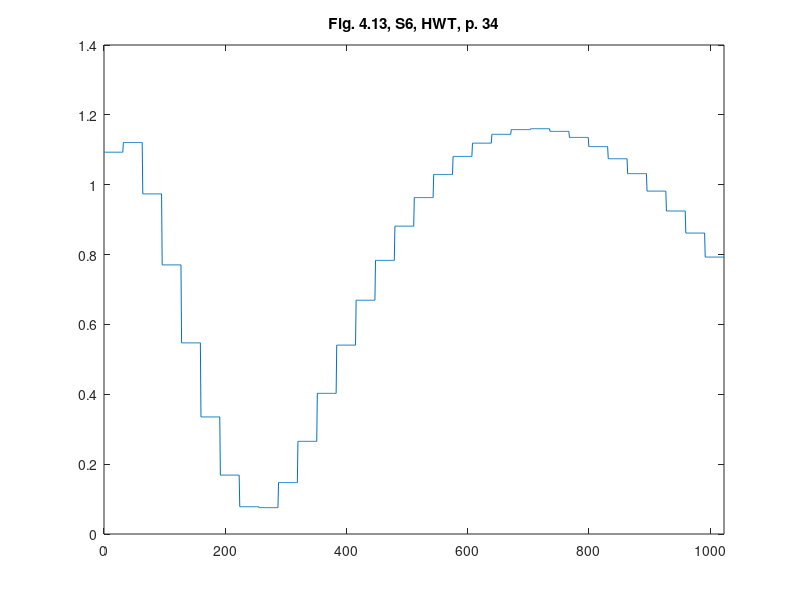

This figure's MATLAB source:
%% ========================================================================
%% Programmatic octave notes on "Ripples in Mathematics" by A. Jensen
%% and A. la Cour-Harbo written with a deep gratitude to the authors for
%% this wonderful text. 
%% 
%% Reconstruction of graphs in Figure 4.13, top, p.34, Ch 04, S6, HWT
%%
%% Author: Vladimir Kulyukin
%% 
%% NB: I have tested this code in Octave 4.
%% =========================================================================
t = [0:1023];

y_fig_4_13_s6_p34 = [
1.0930593237381525
1.0930593237381525
1.0930593237381525
1.0930593237381525
1.0930593237381525
1.0930593237381525
1.0930593237381525
1.0930593237381525
1.0930593237381525
1.0930593237381525
1.0930593237381525
1.0930593237381525
1.0930593237381525
1.0930593237381525
1.0930593237381525
1.0930593237381525
1.0930593237381525
1.0930593237381525
1.0930593237381525
1.0930593237381525
1.0930593237381525
1.0930593237381525
1.0930593237381525
1.0930593237381525
1.0930593237381525
1.0930593237381525
1.0930593237381525
1.0930593237381525
1.0930593237381525
1.0930593237381525
1.0930593237381525
1.0930593237381525
1.1208692446552966
1.1208692446552966
1.1208692446552966
1.1208692446552966
1.1208692446552966
1.1208692446552966
1.1208692446552966
1.1208692446552966
1.1208692446552966
1.1208692446552966
1.1208692446552966
1.1208692446552966
1.1208692446552966
1.1208692446552966
1.1208692446552966
1.1208692446552966
1.1208692446552966
1.1208692446552966
1.1208692446552966
1.1208692446552966
1.1208692446552966
1.1208692446552966
1.1208692446552966
1.1208692446552966
1.1208692446552966
1.1208692446552966
1.1208692446552966
1.1208692446552966
1.1208692446552966
1.1208692446552966
1.1208692446552966
1.1208692446552966
0.9738014263164662
0.9738014263164662
0.9738014263164662
0.9738014263164662
0.9738014263164662
0.9738014263164662
0.9738014263164662
0.9738014263164662
0.9738014263164662
0.9738014263164662
0.9738014263164662
0.9738014263164662
0.9738014263164662
0.9738014263164662
0.9738014263164662
0.9738014263164662
0.9738014263164662
0.9738014263164662
0.9738014263164662
0.9738014263164662
0.9738014263164662
0.9738014263164662
0.9738014263164662
0.9738014263164662
0.9738014263164662
0.9738014263164662
0.9738014263164662
0.9738014263164662
0.9738014263164662
0.9738014263164662
0.9738014263164662
0.9738014263164662
0.7704994145821934
0.7704994145821934
0.7704994145821934
0.7704994145821934
0.7704994145821934
0.7704994145821934
0.7704994145821934
0.7704994145821934
0.7704994145821934
0.7704994145821934
0.7704994145821934
0.7704994145821934
0.7704994145821934
0.7704994145821934
0.7704994145821934
0.7704994145821934
0.7704994145821934
0.7704994145821934
0.7704994145821934
0.7704994145821934
0.7704994145821934
0.7704994145821934
0.7704994145821934
0.7704994145821934
0.7704994145821934
0.7704994145821934
0.7704994145821934
0.7704994145821934
0.7704994145821934
0.7704994145821934
0.7704994145821934
0.7704994145821934
0.5472181708896684
0.5472181708896684
0.5472181708896684
0.5472181708896684
0.5472181708896684
0.5472181708896684
0.5472181708896684
0.5472181708896684
0.5472181708896684
0.5472181708896684
0.5472181708896684
0.5472181708896684
0.5472181708896684
0.5472181708896684
0.5472181708896684
0.5472181708896684
0.5472181708896684
0.5472181708896684
0.5472181708896684
0.5472181708896684
0.5472181708896684
0.5472181708896684
0.5472181708896684
0.5472181708896684
0.5472181708896684
0.5472181708896684
0.5472181708896684
0.5472181708896684
0.5472181708896684
0.5472181708896684
0.5472181708896684
0.5472181708896684
0.3351660411226744
0.3351660411226744
0.3351660411226744
0.3351660411226744
0.3351660411226744
0.3351660411226744
0.3351660411226744
0.3351660411226744
0.3351660411226744
0.3351660411226744
0.3351660411226744
0.3351660411226744
0.3351660411226744
0.3351660411226744
0.3351660411226744
0.3351660411226744
0.3351660411226744
0.3351660411226744
0.3351660411226744
0.3351660411226744
0.3351660411226744
0.3351660411226744
0.3351660411226744
0.3351660411226744
0.3351660411226744
0.3351660411226744
0.3351660411226744
0.3351660411226744
0.3351660411226744
0.3351660411226744
0.3351660411226744
0.3351660411226744
0.16862629791797773
0.16862629791797773
0.16862629791797773
0.16862629791797773
0.16862629791797773
0.16862629791797773
0.16862629791797773
0.16862629791797773
0.16862629791797773
0.16862629791797773
0.16862629791797773
0.16862629791797773
0.16862629791797773
0.16862629791797773
0.16862629791797773
0.16862629791797773
0.16862629791797773
0.16862629791797773
0.16862629791797773
0.16862629791797773
0.16862629791797773
0.16862629791797773
0.16862629791797773
0.16862629791797773
0.16862629791797773
0.16862629791797773
0.16862629791797773
0.16862629791797773
0.16862629791797773
0.16862629791797773
0.16862629791797773
0.16862629791797773
0.07811748080670464
0.07811748080670464
0.07811748080670464
0.07811748080670464
0.07811748080670464
0.07811748080670464
0.07811748080670464
0.07811748080670464
0.07811748080670464
0.07811748080670464
0.07811748080670464
0.07811748080670464
0.07811748080670464
0.07811748080670464
0.07811748080670464
0.07811748080670464
0.07811748080670464
0.07811748080670464
0.07811748080670464
0.07811748080670464
0.07811748080670464
0.07811748080670464
0.07811748080670464
0.07811748080670464
0.07811748080670464
0.07811748080670464
0.07811748080670464
0.07811748080670464
0.07811748080670464
0.07811748080670464
0.07811748080670464
0.07811748080670464
0.07548185761080115
0.07548185761080115
0.07548185761080115
0.07548185761080115
0.07548185761080115
0.07548185761080115
0.07548185761080115
0.07548185761080115
0.07548185761080115
0.07548185761080115
0.07548185761080115
0.07548185761080115
0.07548185761080115
0.07548185761080115
0.07548185761080115
0.07548185761080115
0.07548185761080115
0.07548185761080115
0.07548185761080115
0.07548185761080115
0.07548185761080115
0.07548185761080115
0.07548185761080115
0.07548185761080115
0.07548185761080115
0.07548185761080115
0.07548185761080115
0.07548185761080115
0.07548185761080115
0.07548185761080115
0.07548185761080115
0.07548185761080115
0.1472275494629902
0.1472275494629902
0.1472275494629902
0.1472275494629902
0.1472275494629902
0.1472275494629902
0.1472275494629902
0.1472275494629902
0.1472275494629902
0.1472275494629902
0.1472275494629902
0.1472275494629902
0.1472275494629902
0.1472275494629902
0.1472275494629902
0.1472275494629902
0.1472275494629902
0.1472275494629902
0.1472275494629902
0.1472275494629902
0.1472275494629902
0.1472275494629902
0.1472275494629902
0.1472275494629902
0.1472275494629902
0.1472275494629902
0.1472275494629902
0.1472275494629902
0.1472275494629902
0.1472275494629902
0.1472275494629902
0.1472275494629902
0.26528678949065065
0.26528678949065065
0.26528678949065065
0.26528678949065065
0.26528678949065065
0.26528678949065065
0.26528678949065065
0.26528678949065065
0.26528678949065065
0.26528678949065065
0.26528678949065065
0.26528678949065065
0.26528678949065065
0.26528678949065065
0.26528678949065065
0.26528678949065065
0.26528678949065065
0.26528678949065065
0.26528678949065065
0.26528678949065065
0.26528678949065065
0.26528678949065065
0.26528678949065065
0.26528678949065065
0.26528678949065065
0.26528678949065065
0.26528678949065065
0.26528678949065065
0.26528678949065065
0.26528678949065065
0.26528678949065065
0.26528678949065065
0.4026410376812108
0.4026410376812108
0.4026410376812108
0.4026410376812108
0.4026410376812108
0.4026410376812108
0.4026410376812108
0.4026410376812108
0.4026410376812108
0.4026410376812108
0.4026410376812108
0.4026410376812108
0.4026410376812108
0.4026410376812108
0.4026410376812108
0.4026410376812108
0.4026410376812108
0.4026410376812108
0.4026410376812108
0.4026410376812108
0.4026410376812108
0.4026410376812108
0.4026410376812108
0.4026410376812108
0.4026410376812108
0.4026410376812108
0.4026410376812108
0.4026410376812108
0.4026410376812108
0.4026410376812108
0.4026410376812108
0.4026410376812108
0.540739754926346
0.540739754926346
0.540739754926346
0.540739754926346
0.540739754926346
0.540739754926346
0.540739754926346
0.540739754926346
0.540739754926346
0.540739754926346
0.540739754926346
0.540739754926346
0.540739754926346
0.540739754926346
0.540739754926346
0.540739754926346
0.540739754926346
0.540739754926346
0.540739754926346
0.540739754926346
0.540739754926346
0.540739754926346
0.540739754926346
0.540739754926346
0.540739754926346
0.540739754926346
0.540739754926346
0.540739754926346
0.540739754926346
0.540739754926346
0.540739754926346
0.540739754926346
0.6692546135168121
0.6692546135168121
0.6692546135168121
0.6692546135168121
0.6692546135168121
0.6692546135168121
0.6692546135168121
0.6692546135168121
0.6692546135168121
0.6692546135168121
0.6692546135168121
0.6692546135168121
0.6692546135168121
0.6692546135168121
0.6692546135168121
0.6692546135168121
0.6692546135168121
0.6692546135168121
0.6692546135168121
0.6692546135168121
0.6692546135168121
0.6692546135168121
0.6692546135168121
0.6692546135168121
0.6692546135168121
0.6692546135168121
0.6692546135168121
0.6692546135168121
0.6692546135168121
0.6692546135168121
0.6692546135168121
0.6692546135168121
0.7833686385189779
0.7833686385189779
0.7833686385189779
0.7833686385189779
0.7833686385189779
0.7833686385189779
0.7833686385189779
0.7833686385189779
0.7833686385189779
0.7833686385189779
0.7833686385189779
0.7833686385189779
0.7833686385189779
0.7833686385189779
0.7833686385189779
0.7833686385189779
0.7833686385189779
0.7833686385189779
0.7833686385189779
0.7833686385189779
0.7833686385189779
0.7833686385189779
0.7833686385189779
0.7833686385189779
0.7833686385189779
0.7833686385189779
0.7833686385189779
0.7833686385189779
0.7833686385189779
0.7833686385189779
0.7833686385189779
0.7833686385189779
0.8813824907993535
0.8813824907993535
0.8813824907993535
0.8813824907993535
0.8813824907993535
0.8813824907993535
0.8813824907993535
0.8813824907993535
0.8813824907993535
0.8813824907993535
0.8813824907993535
0.8813824907993535
0.8813824907993535
0.8813824907993535
0.8813824907993535
0.8813824907993535
0.8813824907993535
0.8813824907993535
0.8813824907993535
0.8813824907993535
0.8813824907993535
0.8813824907993535
0.8813824907993535
0.8813824907993535
0.8813824907993535
0.8813824907993535
0.8813824907993535
0.8813824907993535
0.8813824907993535
0.8813824907993535
0.8813824907993535
0.8813824907993535
0.9631896918779359
0.9631896918779359
0.9631896918779359
0.9631896918779359
0.9631896918779359
0.9631896918779359
0.9631896918779359
0.9631896918779359
0.9631896918779359
0.9631896918779359
0.9631896918779359
0.9631896918779359
0.9631896918779359
0.9631896918779359
0.9631896918779359
0.9631896918779359
0.9631896918779359
0.9631896918779359
0.9631896918779359
0.9631896918779359
0.9631896918779359
0.9631896918779359
0.9631896918779359
0.9631896918779359
0.9631896918779359
0.9631896918779359
0.9631896918779359
0.9631896918779359
0.9631896918779359
0.9631896918779359
0.9631896918779359
0.9631896918779359
1.029424686877916
1.029424686877916
1.029424686877916
1.029424686877916
1.029424686877916
1.029424686877916
1.029424686877916
1.029424686877916
1.029424686877916
1.029424686877916
1.029424686877916
1.029424686877916
1.029424686877916
1.029424686877916
1.029424686877916
1.029424686877916
1.029424686877916
1.029424686877916
1.029424686877916
1.029424686877916
1.029424686877916
1.029424686877916
1.029424686877916
1.029424686877916
1.029424686877916
1.029424686877916
1.029424686877916
1.029424686877916
1.029424686877916
1.029424686877916
1.029424686877916
1.029424686877916
1.0810174108655093
1.0810174108655093
1.0810174108655093
1.0810174108655093
1.0810174108655093
1.0810174108655093
1.0810174108655093
1.0810174108655093
1.0810174108655093
1.0810174108655093
1.0810174108655093
1.0810174108655093
1.0810174108655093
1.0810174108655093
1.0810174108655093
1.0810174108655093
1.0810174108655093
1.0810174108655093
1.0810174108655093
1.0810174108655093
1.0810174108655093
1.0810174108655093
1.0810174108655093
1.0810174108655093
1.0810174108655093
1.0810174108655093
1.0810174108655093
1.0810174108655093
1.0810174108655093
1.0810174108655093
1.0810174108655093
1.0810174108655093
1.118971140036439
1.118971140036439
1.118971140036439
1.118971140036439
1.118971140036439
1.118971140036439
1.118971140036439
1.118971140036439
1.118971140036439
1.118971140036439
1.118971140036439
1.118971140036439
1.118971140036439
1.118971140036439
1.118971140036439
1.118971140036439
1.118971140036439
1.118971140036439
1.118971140036439
1.118971140036439
1.118971140036439
1.118971140036439
1.118971140036439
1.118971140036439
1.118971140036439
1.118971140036439
1.118971140036439
1.118971140036439
1.118971140036439
1.118971140036439
1.118971140036439
1.118971140036439
1.1442579540861724
1.1442579540861724
1.1442579540861724
1.1442579540861724
1.1442579540861724
1.1442579540861724
1.1442579540861724
1.1442579540861724
1.1442579540861724
1.1442579540861724
1.1442579540861724
1.1442579540861724
1.1442579540861724
1.1442579540861724
1.1442579540861724
1.1442579540861724
1.1442579540861724
1.1442579540861724
1.1442579540861724
1.1442579540861724
1.1442579540861724
1.1442579540861724
1.1442579540861724
1.1442579540861724
1.1442579540861724
1.1442579540861724
1.1442579540861724
1.1442579540861724
1.1442579540861724
1.1442579540861724
1.1442579540861724
1.1442579540861724
1.1577748762190492
1.1577748762190492
1.1577748762190492
1.1577748762190492
1.1577748762190492
1.1577748762190492
1.1577748762190492
1.1577748762190492
1.1577748762190492
1.1577748762190492
1.1577748762190492
1.1577748762190492
1.1577748762190492
1.1577748762190492
1.1577748762190492
1.1577748762190492
1.1577748762190492
1.1577748762190492
1.1577748762190492
1.1577748762190492
1.1577748762190492
1.1577748762190492
1.1577748762190492
1.1577748762190492
1.1577748762190492
1.1577748762190492
1.1577748762190492
1.1577748762190492
1.1577748762190492
1.1577748762190492
1.1577748762190492
1.1577748762190492
1.160330913935855
1.160330913935855
1.160330913935855
1.160330913935855
1.160330913935855
1.160330913935855
1.160330913935855
1.160330913935855
1.160330913935855
1.160330913935855
1.160330913935855
1.160330913935855
1.160330913935855
1.160330913935855
1.160330913935855
1.160330913935855
1.160330913935855
1.160330913935855
1.160330913935855
1.160330913935855
1.160330913935855
1.160330913935855
1.160330913935855
1.160330913935855
1.160330913935855
1.160330913935855
1.160330913935855
1.160330913935855
1.160330913935855
1.160330913935855
1.160330913935855
1.160330913935855
1.152649694603788
1.152649694603788
1.152649694603788
1.152649694603788
1.152649694603788
1.152649694603788
1.152649694603788
1.152649694603788
1.152649694603788
1.152649694603788
1.152649694603788
1.152649694603788
1.152649694603788
1.152649694603788
1.152649694603788
1.152649694603788
1.152649694603788
1.152649694603788
1.152649694603788
1.152649694603788
1.152649694603788
1.152649694603788
1.152649694603788
1.152649694603788
1.152649694603788
1.152649694603788
1.152649694603788
1.152649694603788
1.152649694603788
1.152649694603788
1.152649694603788
1.152649694603788
1.1353799984004478
1.1353799984004478
1.1353799984004478
1.1353799984004478
1.1353799984004478
1.1353799984004478
1.1353799984004478
1.1353799984004478
1.1353799984004478
1.1353799984004478
1.1353799984004478
1.1353799984004478
1.1353799984004478
1.1353799984004478
1.1353799984004478
1.1353799984004478
1.1353799984004478
1.1353799984004478
1.1353799984004478
1.1353799984004478
1.1353799984004478
1.1353799984004478
1.1353799984004478
1.1353799984004478
1.1353799984004478
1.1353799984004478
1.1353799984004478
1.1353799984004478
1.1353799984004478
1.1353799984004478
1.1353799984004478
1.1353799984004478
1.1091105037212254
1.1091105037212254
1.1091105037212254
1.1091105037212254
1.1091105037212254
1.1091105037212254
1.1091105037212254
1.1091105037212254
1.1091105037212254
1.1091105037212254
1.1091105037212254
1.1091105037212254
1.1091105037212254
1.1091105037212254
1.1091105037212254
1.1091105037212254
1.1091105037212254
1.1091105037212254
1.1091105037212254
1.1091105037212254
1.1091105037212254
1.1091105037212254
1.1091105037212254
1.1091105037212254
1.1091105037212254
1.1091105037212254
1.1091105037212254
1.1091105037212254
1.1091105037212254
1.1091105037212254
1.1091105037212254
1.1091105037212254
1.0743872091837838
1.0743872091837838
1.0743872091837838
1.0743872091837838
1.0743872091837838
1.0743872091837838
1.0743872091837838
1.0743872091837838
1.0743872091837838
1.0743872091837838
1.0743872091837838
1.0743872091837838
1.0743872091837838
1.0743872091837838
1.0743872091837838
1.0743872091837838
1.0743872091837838
1.0743872091837838
1.0743872091837838
1.0743872091837838
1.0743872091837838
1.0743872091837838
1.0743872091837838
1.0743872091837838
1.0743872091837838
1.0743872091837838
1.0743872091837838
1.0743872091837838
1.0743872091837838
1.0743872091837838
1.0743872091837838
1.0743872091837838
1.031733181422466
1.031733181422466
1.031733181422466
1.031733181422466
1.031733181422466
1.031733181422466
1.031733181422466
1.031733181422466
1.031733181422466
1.031733181422466
1.031733181422466
1.031733181422466
1.031733181422466
1.031733181422466
1.031733181422466
1.031733181422466
1.031733181422466
1.031733181422466
1.031733181422466
1.031733181422466
1.031733181422466
1.031733181422466
1.031733181422466
1.031733181422466
1.031733181422466
1.031733181422466
1.031733181422466
1.031733181422466
1.031733181422466
1.031733181422466
1.031733181422466
1.031733181422466
0.9816709582877989
0.9816709582877989
0.9816709582877989
0.9816709582877989
0.9816709582877989
0.9816709582877989
0.9816709582877989
0.9816709582877989
0.9816709582877989
0.9816709582877989
0.9816709582877989
0.9816709582877989
0.9816709582877989
0.9816709582877989
0.9816709582877989
0.9816709582877989
0.9816709582877989
0.9816709582877989
0.9816709582877989
0.9816709582877989
0.9816709582877989
0.9816709582877989
0.9816709582877989
0.9816709582877989
0.9816709582877989
0.9816709582877989
0.9816709582877989
0.9816709582877989
0.9816709582877989
0.9816709582877989
0.9816709582877989
0.9816709582877989
0.9247483352136422
0.9247483352136422
0.9247483352136422
0.9247483352136422
0.9247483352136422
0.9247483352136422
0.9247483352136422
0.9247483352136422
0.9247483352136422
0.9247483352136422
0.9247483352136422
0.9247483352136422
0.9247483352136422
0.9247483352136422
0.9247483352136422
0.9247483352136422
0.9247483352136422
0.9247483352136422
0.9247483352136422
0.9247483352136422
0.9247483352136422
0.9247483352136422
0.9247483352136422
0.9247483352136422
0.9247483352136422
0.9247483352136422
0.9247483352136422
0.9247483352136422
0.9247483352136422
0.9247483352136422
0.9247483352136422
0.9247483352136422
0.8615684611969553
0.8615684611969553
0.8615684611969553
0.8615684611969553
0.8615684611969553
0.8615684611969553
0.8615684611969553
0.8615684611969553
0.8615684611969553
0.8615684611969553
0.8615684611969553
0.8615684611969553
0.8615684611969553
0.8615684611969553
0.8615684611969553
0.8615684611969553
0.8615684611969553
0.8615684611969553
0.8615684611969553
0.8615684611969553
0.8615684611969553
0.8615684611969553
0.8615684611969553
0.8615684611969553
0.8615684611969553
0.8615684611969553
0.8615684611969553
0.8615684611969553
0.8615684611969553
0.8615684611969553
0.8615684611969553
0.8615684611969553
0.7928251524102718
0.7928251524102718
0.7928251524102718
0.7928251524102718
0.7928251524102718
0.7928251524102718
0.7928251524102718
0.7928251524102718
0.7928251524102718
0.7928251524102718
0.7928251524102718
0.7928251524102718
0.7928251524102718
0.7928251524102718
0.7928251524102718
0.7928251524102718
0.7928251524102718
0.7928251524102718
0.7928251524102718
0.7928251524102718
0.7928251524102718
0.7928251524102718
0.7928251524102718
0.7928251524102718
0.7928251524102718
0.7928251524102718
0.7928251524102718
0.7928251524102718
0.7928251524102718
0.7928251524102718
0.7928251524102718
0.7928251524102718
];

figure;
plot(t, y_fig_4_13_s6_p34);
xlim([0 1023]);
title('Fig. 4.13, S6, HWT, p. 34');
